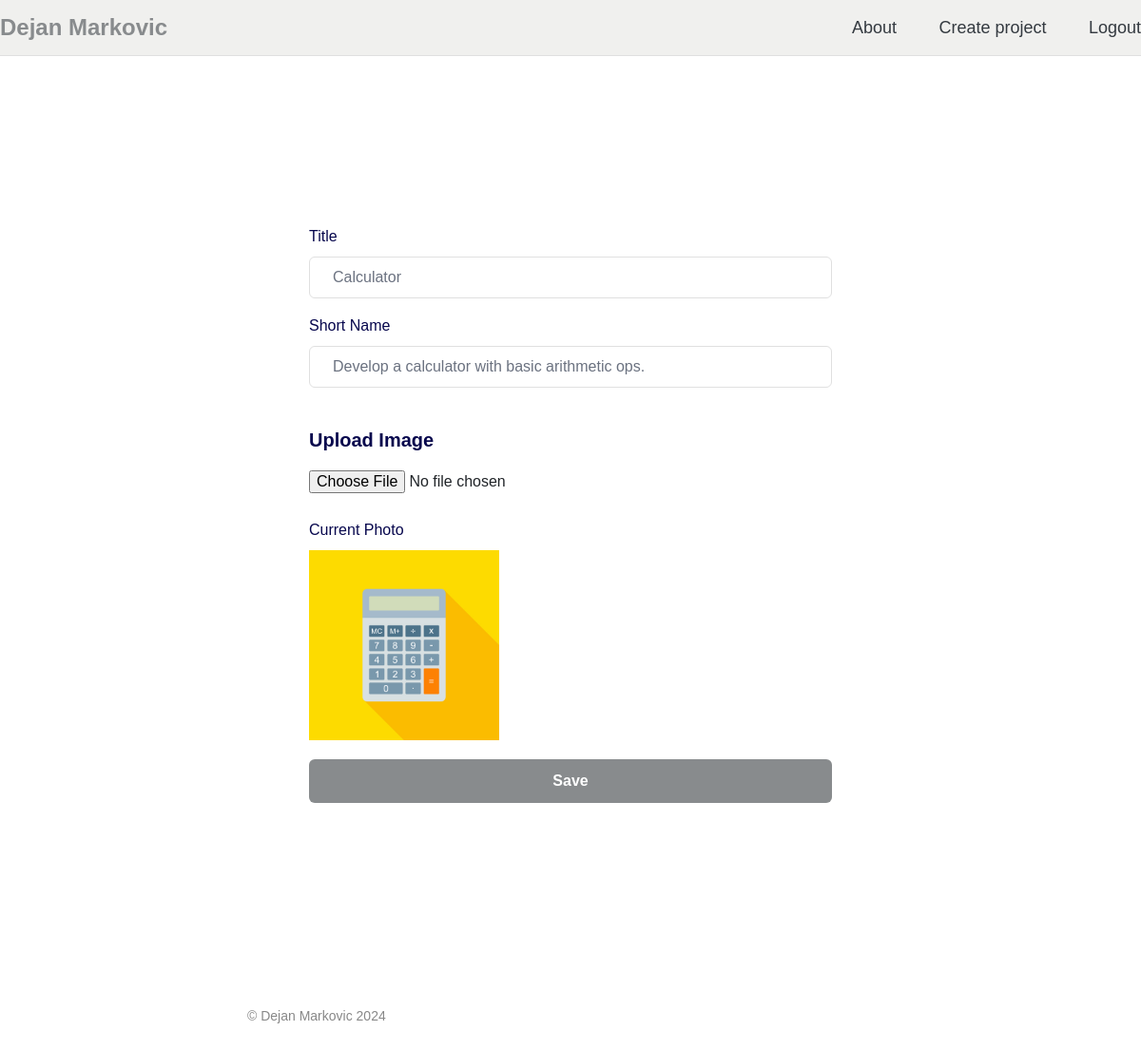
Page /edit_project/19/ (signed in) on the committed database.
### portfolio_app/models.py (models this page shows, shortened)
class ProjectModel(models.Model):
    image = models.ImageField(upload_to='portfolio_app/media/')
    title = models.CharField(max_length=255)
    short_name = models.CharField(max_length=50)
    slug = models.SlugField(max_length=255, unique=True, blank=True)
    created_at = models.DateTimeField(auto_now_add=True)

### portfolio_app/views.py (the view)
# urls.py: path('edit_project/<int:project_id>/', views.edit_project_view, name='edit_project'),
@login_required(login_url="portfolio_page")
def edit_project_view(request, project_id):
    project = get_object_or_404(ProjectModel, id=project_id)
    if request.method == 'POST':
        form = ProjectForm(request.POST, request.FILES, instance=project)
        if form.is_valid():
            image = form.cleaned_data.get('image')
            if image:
                width, height = get_image_dimensions(image)
                if width == 0 or height == 0:
                    form.add_error('image', "Invalid image format. Please upload a valid JPEG or PNG image.")
                else:
                    form.save()
                    messages.success(request, f'Project "{project.title}" updated successfully.')
                    return redirect('portfolio_page')
            else:
                form.add_error('image', "No image uploaded.")
        for field, errors in form.errors.items():
            for error in errors:
                messages.error(request, f"{field}: {error}")
    else:
        form = ProjectForm(instance=project)
    context = {
        'form': form,
        'project': project,
        'page_title': 'Edit Project'
    }
    return render(request, 'portfolio_app/edit_project.html', context)

### portfolio_app/forms.py
class ProjectForm(forms.ModelForm):
    class Meta:
        model = ProjectModel
        fields = ['title', 'short_name', 'image']

### portfolio_app/templates/portfolio_app/edit_project.html (shortened to what this page needs)
{% extends 'base.html' %}
{% load static %}
{% block content %}
<div class="toast-container position-fixed top-0 end-0 p-3">
  </div>
  <div class="hero">
      <div class="formbold-main-wrapper">
        <div class="formbold-form-wrapper">
            <form method="POST" enctype="multipart/form-data">
                <div class="formbold-mb-5">
                    <label for="{{ form.title.id_for_label }}" class="formbold-form-label">
                        Title
                    </label>
                    <input class="formbold-form-input" type="text" id="{{ form.title.id_for_label }}"
                        name="{{ form.title.html_name }}" placeholder="{{ form.title.label }}" value="{{ form.title.value }}" />
                </div>
                <div class="formbold-mb-5">
                    <label for="{{ form.short_name.id_for_label }}" class="formbold-form-label">
                        Short Name
                    </label>
                    <input class="formbold-form-input" type="text" id="{{ form.short_name.id_for_label }}"
                        name="{{ form.short_name.html_name }}" placeholder="{{ form.short_name.label }}" value="{{ form.short_name.value }}" />
                </div>
                <div class="mb-6 pt-4">
                    <label for="{{ form.image.id_for_label }}" class="formbold-form-label formbold-form-label-2">
                        Upload Image
                    </label>
                    <input type="file" name="{{ form.image.name }}" id="{{ form.image.id }}" accept="image/*" style="width: 213px; margin-bottom: 20px;">
                </div>
                {% if form.instance.image %}
                <div class="textfield" style="margin-top: 10px;">
                    <label for="current_image" class="formbold-form-label">
                        Current Photo
                    </label>
                    <img src="{{ form.instance.image.url }}" alt="Current Photo" loading="lazy" style="max-width: 200px;">
                </div>
                {% endif %}
                <div>
                    <button type="submit" class="formbold-btn w-full" style = "margin-top: 20px;">Save</button>
                </div>
            </form>
        </div>
      </div>
</div>
{% endblock %}

### static/www.dejan.works/css/style.css (style rules this page uses)
html, body, div, span, applet, object, iframe, h1, h2, h3, h4, h5, h6, p, blockquote, pre, a, abbr, acronym, address, big, cite, code, del, dfn, em, img, ins, kbd, q, s, samp, small, strike, strong, sub, sup, tt, var, b, u, i, center, dl, dt, dd, ol, ul, li, fieldset, form, label, legend, table, caption, tbody, tfoot, thead, tr, th, td, article, aside, canvas, details, embed, figure, figcaption, footer, header, hgroup, menu, nav, output, ruby, section, summary, time, mark, audio, video { margin: 0; padding: 0; border: 0; font-size: 100%; font: inherit; vertical-align: baseline; font-size: 16px; font-family: 'Geist', sans-serif !important; }
img { pointer-events: none !important; display: block; max-width: 100%; height: auto; }
.hero { max-width: 1200px; margin: 0 auto; padding: 24vh 0 16vh 0; }

### portfolio_app/templates/portfolio_app/edit_project.html (style rules this page uses)
.formbold-mb-5 { margin-bottom: 20px; }
.formbold-main-wrapper { display: flex; align-items: center; justify-content: center; padding: 48px; }
.formbold-form-wrapper { margin: 0 auto; max-width: 550px; width: 100%; background: white; }
.formbold-form-label { display: block; font-weight: 500; font-size: 16px; color: #07074d; margin-bottom: 12px; }
.formbold-form-label-2 { font-weight: 600; font-size: 20px; margin-bottom: 20px; }
.formbold-form-input { width: 100%; padding: 12px 24px; border-radius: 6px; border: 1px solid #e0e0e0; background: white; font-weight: 500; font-size: 16px; color: #6b7280; outline: none; resize: none; }
.formbold-btn { text-align: center; font-size: 16px; border-radius: 6px; padding: 14px 32px; border: none; font-weight: 600; background-color: #888b8d; color: white; cursor: pointer; }
.w-full { width: 100%; }

### rows in the picture
ProjectModel: title "Calculator", short_name "Develop a calculator with basic arithmetic ops.", instance.image (picture)
